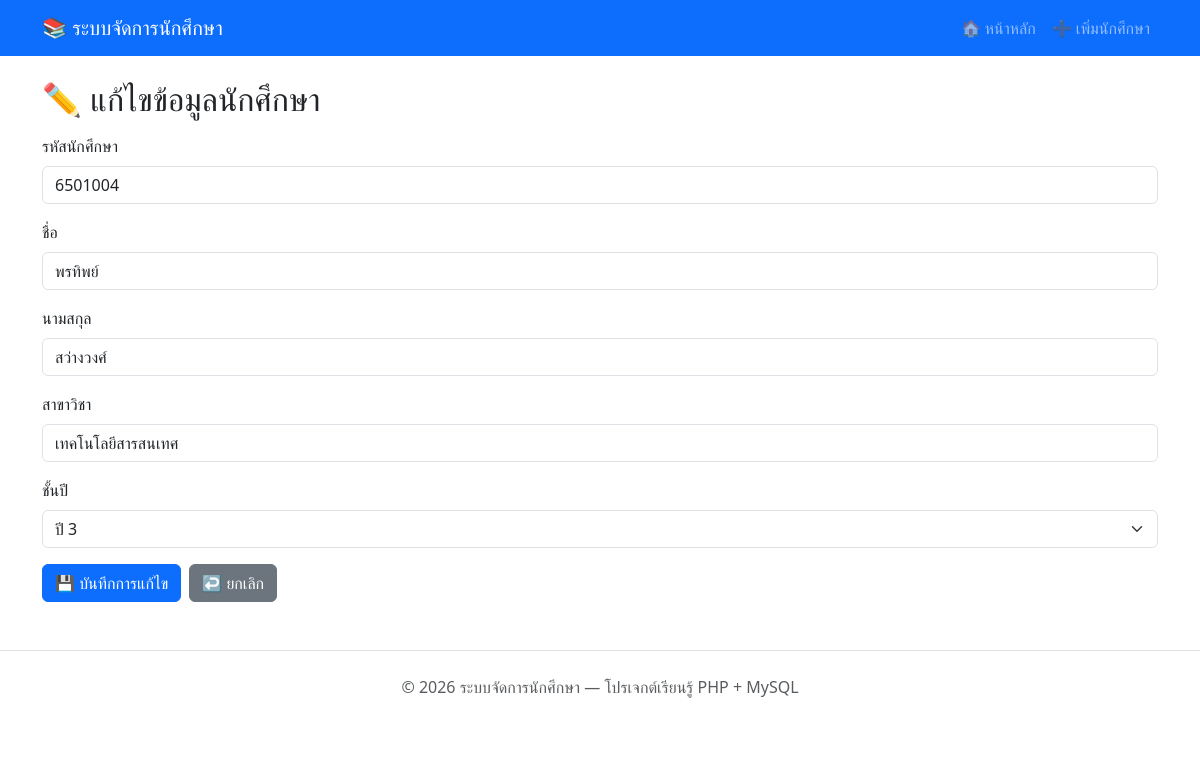
The app's page /edit.php?id=4 with its own data.
### tables this page shows
CREATE TABLE students (
    id          INT AUTO_INCREMENT PRIMARY KEY   COMMENT 'รหัสอัตโนมัติ',
    student_id  VARCHAR(10)  NOT NULL UNIQUE     COMMENT 'รหัสนักศึกษา',
    first_name  VARCHAR(100) NOT NULL            COMMENT 'ชื่อ',
    last_name   VARCHAR(100) NOT NULL            COMMENT 'นามสกุล',
    major       VARCHAR(100) NOT NULL            COMMENT 'สาขาวิชา',
    year        INT          NOT NULL            COMMENT 'ชั้นปี (1-4)',
    created_at  TIMESTAMP    DEFAULT CURRENT_TIMESTAMP COMMENT 'วันเวลาที่สร้างรายการ'
);

### edit.php (the view, shortened to what this page needs)
<?php
require_once 'config/db.php';
$id = $_GET['id'] ?? null;
$stmt = $pdo->prepare("SELECT * FROM students WHERE id = :id");
$stmt->execute([':id' => (int) $id]);
$student = $stmt->fetch();
$student_id = $student['student_id'];
$first_name = $student['first_name'];
$last_name  = $student['last_name'];
$major      = $student['major'];
$year       = $student['year'];
?>
<?php include 'includes/header.php'; ?>
<h2 class="mb-3">✏️ แก้ไขข้อมูลนักศึกษา</h2>
<form method="POST" action="edit.php?id=<?= htmlspecialchars($id) ?>">
    <div class="mb-3">
        <label for="student_id" class="form-label">รหัสนักศึกษา</label>
        <input type="text" class="form-control" id="student_id" name="student_id"
               value="<?= htmlspecialchars($student_id) ?>"
               placeholder="เช่น 6501001" maxlength="10" required>
    </div>
    <div class="mb-3">
        <label for="first_name" class="form-label">ชื่อ</label>
        <input type="text" class="form-control" id="first_name" name="first_name"
               value="<?= htmlspecialchars($first_name) ?>"
               placeholder="เช่น สมชาย" required>
    </div>
    <div class="mb-3">
        <label for="last_name" class="form-label">นามสกุล</label>
        <input type="text" class="form-control" id="last_name" name="last_name"
               value="<?= htmlspecialchars($last_name) ?>"
               placeholder="เช่น ใจดี" required>
    </div>
    <div class="mb-3">
        <label for="major" class="form-label">สาขาวิชา</label>
        <input type="text" class="form-control" id="major" name="major"
               value="<?= htmlspecialchars($major) ?>"
               placeholder="เช่น เทคโนโลยีสารสนเทศ" required>
    </div>
    <div class="mb-3">
        <label for="year" class="form-label">ชั้นปี</label>
        <select class="form-select" id="year" name="year" required>
            <?php for ($i = 1; $i <= 4; $i++): ?>
                <option value="<?= $i ?>" <?= ($year == $i) ? 'selected' : '' ?>>
                    ปี <?= $i ?>
                </option>
            <?php endfor; ?>
        </select>
    </div>
    <div class="d-flex gap-2">
        <button type="submit" class="btn btn-primary">💾 บันทึกการแก้ไข</button>
        <a href="index.php" class="btn btn-secondary">↩️ ยกเลิก</a>
    </div>
</form>
<?php include 'includes/footer.php'; ?>

### records on screen
students: student_id "6501004", first_name "พรทิพย์", last_name "สว่างวงศ์", major "เทคโนโลยีสารสนเทศ", year "ปี 3"
